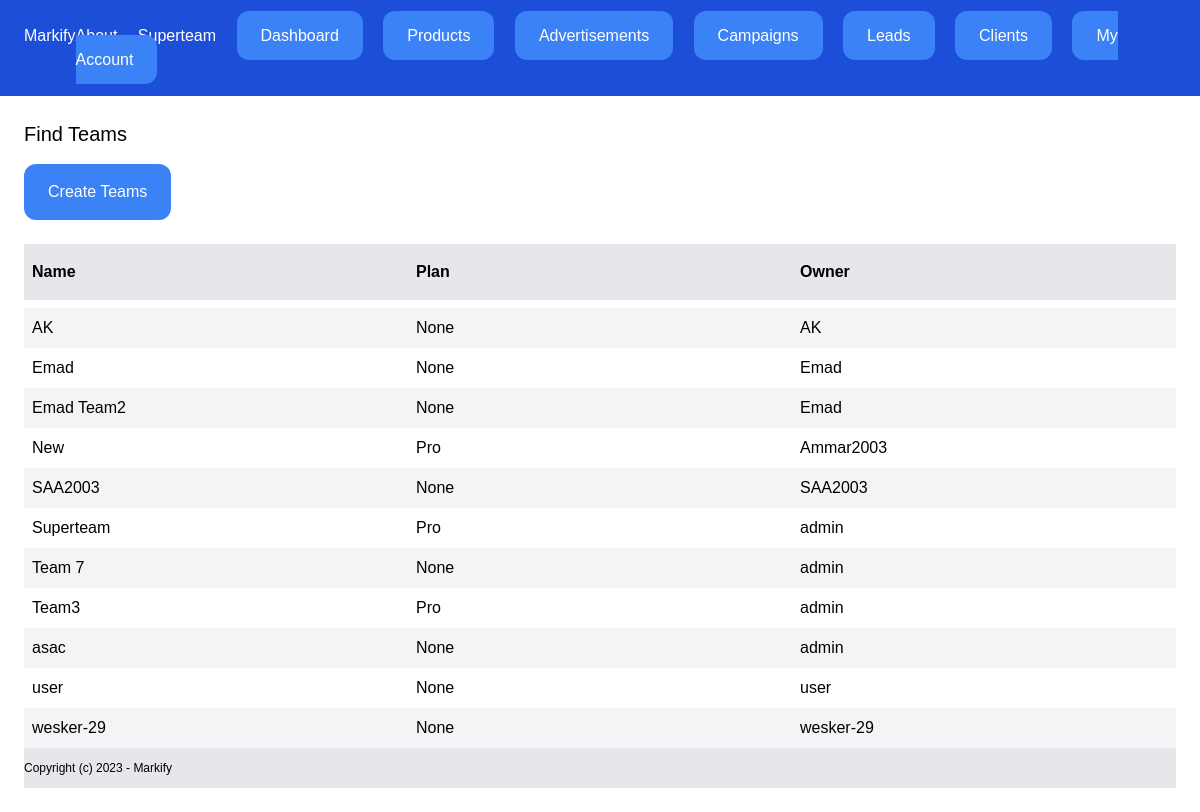
Screenshot of /dashboard/teams/all/ (signed in) with the database file from the repository.
### team/models.py (models this page shows, shortened)
class Team(models.Model):
    name = models.CharField(max_length=100)
    plan = models.ForeignKey(Plan, related_name='teams', blank=True, null=True, on_delete=models.CASCADE)
    members = models.ManyToManyField(User, related_name='teams')
    created_by = models.ForeignKey(User, related_name='created_teams', on_delete=models.CASCADE)
    created_at = models.DateTimeField(auto_now_add=True)
    modified_by = models.DateTimeField(auto_now=True)
    class Meta:
        ordering = ('name',)

class Plan(models.Model):
    name = models.CharField(max_length=50)
    price = models.IntegerField()
    description = models.TextField(blank=True , null=True)
    max_leads = models.IntegerField()
    max_clients = models.IntegerField()
    def __str__(self):
        return self.name

### team/views.py (the view)
# urls.py: path('all/', views.list_teams_all, name='list_all'),
@login_required
def list_teams_all(request):
    teams = Team.objects.all()
    return render(request, 'team/teams_list_all.html', {
        'teams': teams
    })

### campaigns/context_processors.py (called while the page is built)
def campaign_expired(request):
    campaigns = Campaign.objects.all()
    for campaign in campaigns:
        if campaign.end_date < timezone.now().date():
            campaign.active = False
            campaign.save()
    return {'campaigns': campaigns}

### team/context_processors.py (called while the page is built)
def active_team(request):
    if request.user.is_authenticated:
        if request.user.userprofile.active_team:
            team = request.user.userprofile.active_team
        else:
            team = Team.objects.filter(created_by=request.user)[0]
    else:
        team = None
    return {'active_team': team}

### team/templates/team/teams_list_all.html (shortened to what this page needs)
{%extends "core/base.html"%}
{%block content%}
    <div class='py-6 px-6'>
        <h1 class='text-xl mb-4'>Find Teams</h1>
        {%if user.is_authenticated%}
        <a href='{%url "teams:create"%}' class='text-white inline-block py-4 px-6 bg-blue-500 rounded-xl'>Create Teams</a>
        {%endif%}
        {%if teams%}
            <div class='flex justify-between mt-6 mb-2'>
                <p class='py-4 px-2 bg-gray-200 font-semibold w-full'>Name</p>
                <p class='py-4 px-2 bg-gray-200 font-semibold w-full'>Plan</p>
                <p class='py-4 px-2 bg-gray-200 font-semibold w-full'>Owner</p>
            </div>
            {%for team in teams%}
                <div class='flex justify-between'>
                            <p class='py-2 px-2 w-full {% cycle "bg-gray-100" "" %}'>
                                <a href = '{%url "teams:detail" team.id%}'>{{team.name}}</a>
                            </p>
                        <p class='py-2 px-2 w-full {% cycle "bg-gray-100" "" %}'> {{team.plan}}</p>
                        <p class='py-2 px-2 w-full {% cycle "bg-gray-100" "" %}'> {{team.created_by}}</p>
                </div>
            {% endfor %}
        {%else%}
        <p class='mb-4 mt-4 px-2 w-full {% cycle "bg-gray-100" "" %}'>There are no teams in the database yet.......</p>
        {%endif%}
{%endblock%}

### core/templates/core/partials/nav.html (shortened to what this page needs)
<nav class='py-6 flex justify-between bg-blue-700 px-6'>
    <a href='/' class='text-white'>Markify</a>
    <div class="space-x-4">
      <a href="{% url 'about' %}" class='text-white'>About</a>
      {%if request.user.is_authenticated%}
      <a href="{%url 'teams:detail' active_team.id %}" class='text-white text'>{{active_team.name}}</a>
      <a href='{%url "dashboard" %}' class='text-white py-4 px-6 bg-blue-500 rounded-xl'>Dashboard</a>
      <a href='{%url "products:list" %}' class='text-white py-4 px-6 bg-blue-500 rounded-xl'>Products</a>
      <a href='{%url "ads:list" %}' class='text-white py-4 px-6 bg-blue-500 rounded-xl'>Advertisements</a>
      <a href='{%url "campaigns:list" %}' class='text-white py-4 px-6 bg-blue-500 rounded-xl'>Campaigns</a>
      <a href='{%url "leads:list" %}' class='text-white py-4 px-6 bg-blue-500 rounded-xl'>Leads</a>
      <a href='{%url "clients:list" %}' class='text-white py-4 px-6 bg-blue-500 rounded-xl'>Clients</a>
      <a href='{%url "userprofile:myaccount" %}' class='text-white py-4 px-6 bg-blue-500 rounded-xl'>My Account</a>
      {% endif %}
    </div>
  </nav>

### rows the page displays
Team: name "Superteam", plan "Pro", created_by "admin"
Team: name "AK", plan "None", created_by "AK"
Team: name "Emad", plan "None", created_by "Emad"
Team: name "Emad Team2", plan "None", created_by "Emad"
Team: name "New", plan "Pro", created_by "Ammar2003"
Team: name "SAA2003", plan "None", created_by "SAA2003"
Team: name "Team 7", plan "None", created_by "admin"
Team: name "Team3", plan "Pro", created_by "admin"
Team: name "asac", plan "None", created_by "admin"
Team: name "user", plan "None", created_by "user"
Team: name "wesker-29", plan "None", created_by "wesker-29"
